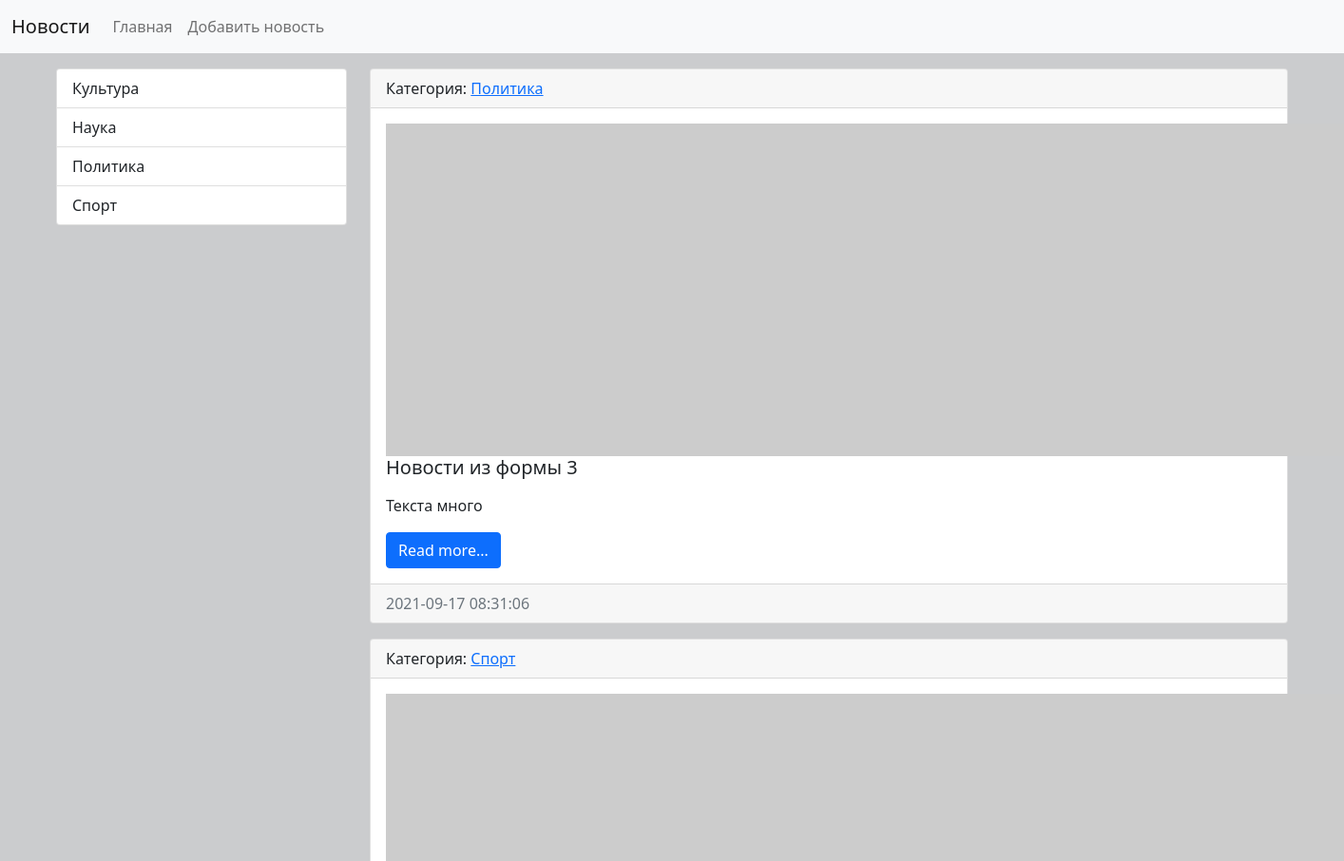
The app's page / (upper part), older data.
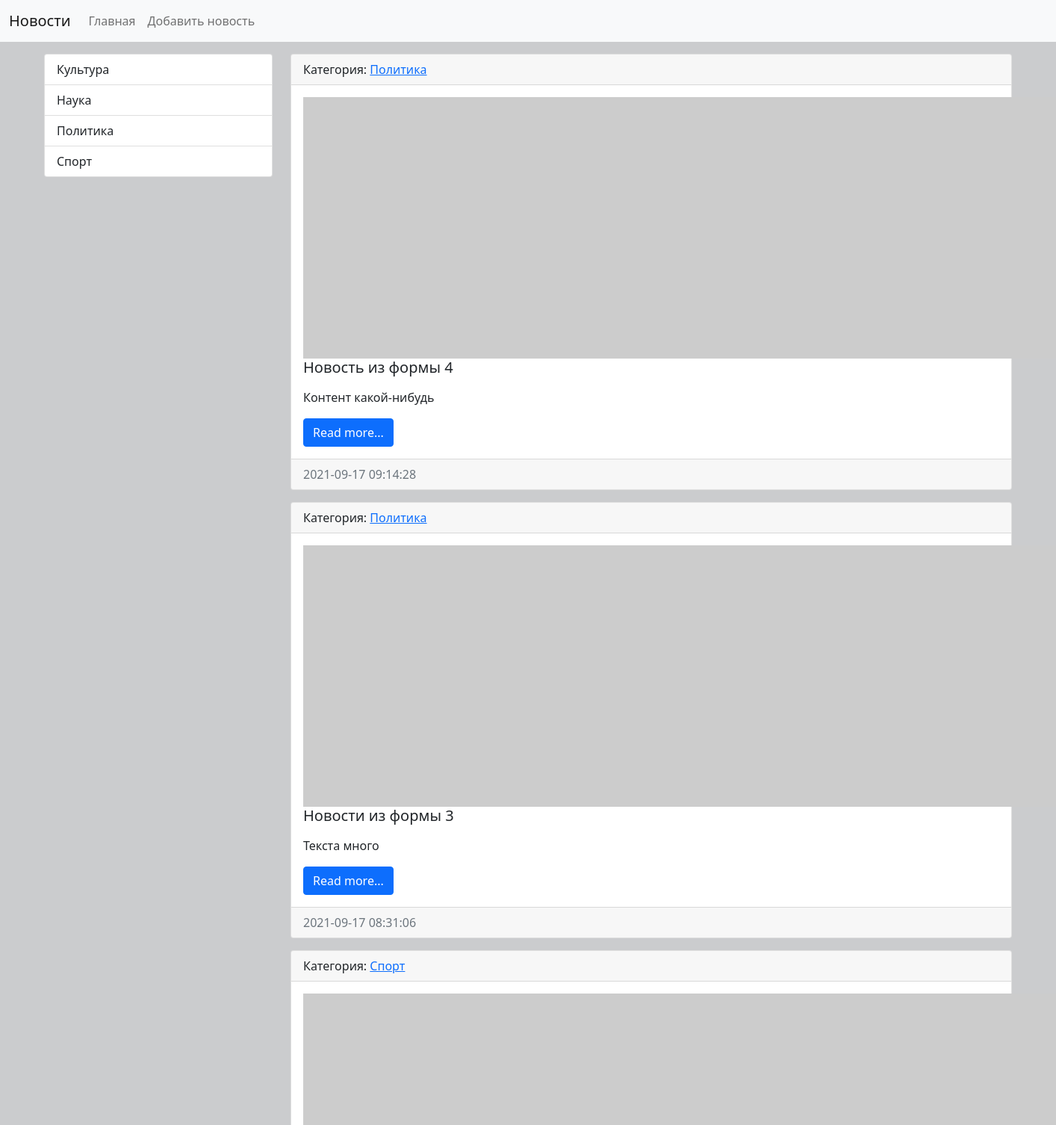
The same page, newer data.
### news/models.py (models this page shows, shortened)
class Category(models.Model):
    title = models.CharField(max_length=150, db_index=True, verbose_name="Наименование категории")
    def __str__(self):
        return self.title
    def get_absolute_url(self):
        return reverse('category', kwargs={'category_id': self.pk})
    class Meta:
        verbose_name = "Категория"
        verbose_name_plural = "Категории"
        ordering = ["title"]

class News(models.Model):
    title = models.CharField(max_length=150, verbose_name="Наименование")
    content = models.TextField(blank=True, verbose_name="Контент")
    created_at = models.DateTimeField(auto_now_add=True, verbose_name="Дата публикации")
    updated_at = models.DateTimeField(auto_now=True, verbose_name="Обновленно")
    photo = models.ImageField(upload_to="photos/%Y/%m/%d/", verbose_name="Фото", blank=True)
    is_published = models.BooleanField(default=True, verbose_name="Опубликовано")
    category = models.ForeignKey("Category", on_delete=models.PROTECT, verbose_name="Категория")
    def get_absolute_url(self):
        return reverse('view_news', kwargs={'pk': self.pk})
    class Meta:
        verbose_name = "Новость"
        verbose_name_plural = "Новости"
        ordering = ["-created_at"]

### news/views.py (the view)
# urls.py: path("", HomeNews.as_view(), name='home'),
class HomeNews(ListView):
    model = News
    template_name = 'news/home_news_list.html'
    context_object_name = 'news'
    def get_context_data(self, **kwargs):
        context = super().get_context_data(**kwargs)
        context['title'] = 'Главная страница'
        return context
    def get_queryset(self):
        return News.objects.filter(is_published=True)

### news/templatetags/news_tags.py (called while the page is built)
@register.inclusion_tag('news/list_categories.html')
def show_categories(arg1='Hello', arg2='World'):
    categories = Category.objects.all()
    return {'categories': categories, 'arg1': arg1, 'arg2': arg2}

### news/templates/news/home_news_list.html (shortened to what this page needs)
{% extends 'news/base.html' %}
{% block sidebar %}
    {% include 'news/inc/_sidebar.html' %}
{% endblock %}
{% block content %}
    {% for item in news %}
        <div class="card mb-3">
            <div class="card-header">
                Категория: <a href="{{ item.get_absolute_url }}">{{ item.category }}</a>
            </div>
            <div class="card-body">
                <div class="media">
                    {% if item.photo %}
                        <img src=" {{ item.photo.url }} " alt="" width="350" class="mr-3">
                    {% else %}
                        <img src="https://picsum.photos/id/1060/350/300/?blur=2" alt="">
                    {% endif %}
                    <div class="media-body">
                        <h5 class="card-title">{{ item.title }}</h5>
                        <p class="card-text">{{ item.content|safe|linebreaks|truncatewords:50 }}</p>
                        <a href="{{ item.get_absolute_url }}" class="btn btn-primary">Read more...</a>
                    </div>
                </div>
            </div>
            <div class="card-footer text-muted">
                {{ item.created_at|date:"Y-m-d H:i:s" }}
            </div>
        </div>
    {% endfor %}
{% endblock %}

### news/templates/news/list_categories.html
<div class="list-group">
    {% for item in categories %}
        <a href="{{ item.get_absolute_url }}" class="list-group-item list-group-item-action">
            {{ item.title }}
        </a>
    {% endfor %}
</div>

Row changes from the older to the newer data that the page shows:
added News: category "Политика", title "Новость из формы 4", content "Контент какой-нибудь", created_at "2021-09-17 09:14:28"
